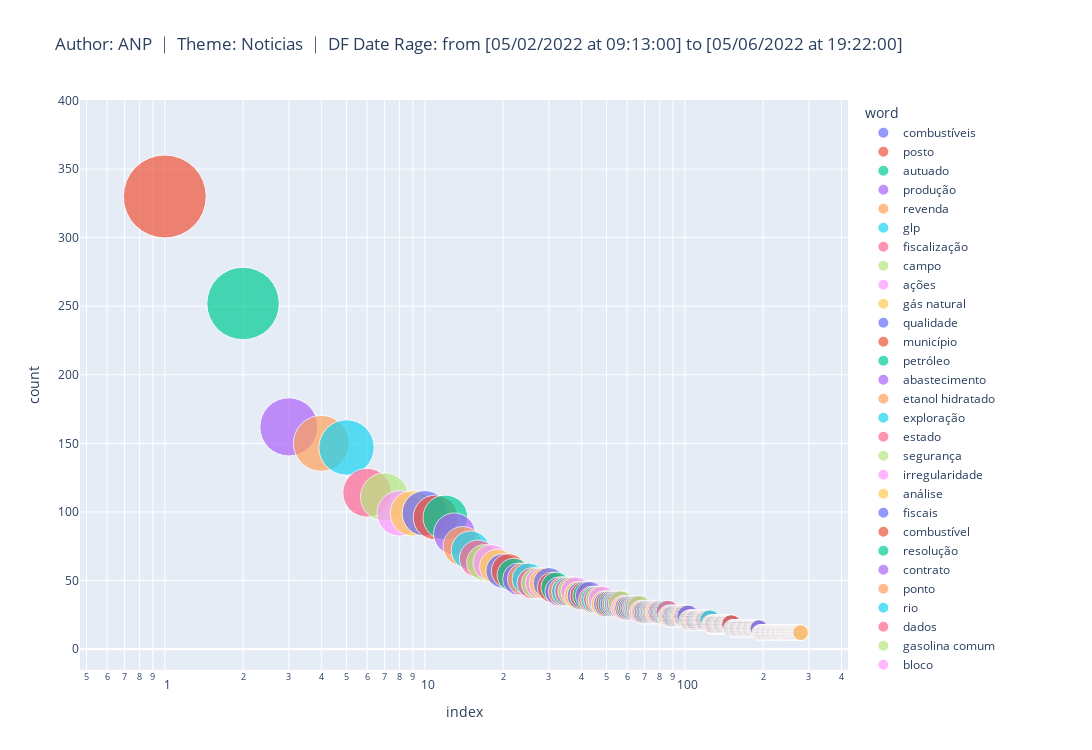

Notebook code for this chart:
### Code cell
## generating a scatterplot from the plotfy library
fig = px.scatter(df2.query('count > 10'),
                y="count",
                size="count",
                color="word",
                hover_name="word",
                log_x=True,
                title = wordcloud_title,
                width=1500, 
                height=750,
                size_max=60)
fig.show()

plt.offline.plot(fig, filename = search+'.html')
